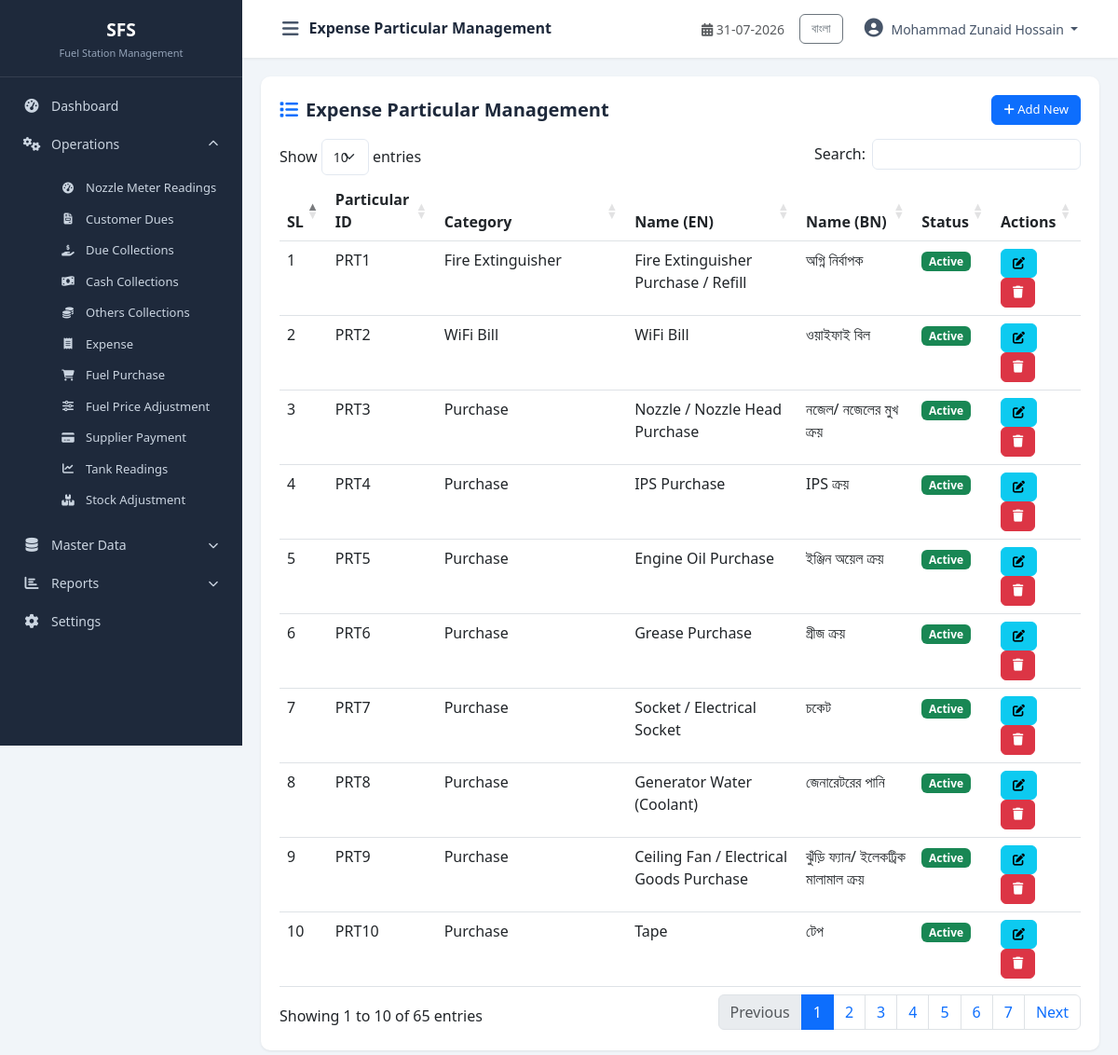
The page /modules/master_data/particular.php (signed in) on the database its author committed.
### tables this page shows
CREATE TABLE `cfg_companyprofile` (
  `CompanyID` int(11) NOT NULL,
  `CompanyCode` varchar(20) NOT NULL,
  `CompanyName` varchar(200) NOT NULL,
  `CompanyNameBN` varchar(200) DEFAULT NULL,
  `ShortName` varchar(50) DEFAULT NULL,
  `ProprietorName` varchar(150) DEFAULT NULL,
  `ContactPerson` varchar(150) DEFAULT NULL,
  `MobileNo` varchar(20) DEFAULT NULL,
  `PhoneNo` varchar(20) DEFAULT NULL,
  `Email` varchar(100) DEFAULT NULL,
  `Website` varchar(150) DEFAULT NULL,
  `BusinessType` varchar(100) DEFAULT NULL,
  `Address` varchar(500) DEFAULT NULL,
  `City` varchar(100) DEFAULT NULL,
  `District` varchar(100) DEFAULT NULL,
  `PostalCode` varchar(20) DEFAULT NULL,
  `Country` varchar(100) DEFAULT NULL,
  `Logo` varchar(255) DEFAULT NULL,
  `Favicon` varchar(255) DEFAULT NULL,
  `CurrencyCode` varchar(10) DEFAULT 'BDT',
  `CurrencySymbol` varchar(10) DEFAULT '৳',
  `TimeZone` varchar(100) DEFAULT 'Asia/Dhaka',
  `DateFormat` varchar(20) DEFAULT 'dd-MM-yyyy',
  `TimeFormat` varchar(20) DEFAULT '24 Hour',
  `FinancialYearStart` date DEFAULT NULL,
  `FinancialYearEnd` date DEFAULT NULL,
  `DefaultShiftID` int(11) DEFAULT NULL,
  `DefaultLanguage` varchar(20) DEFAULT 'English',
  `AllowNegativeStock` bit(1) DEFAULT b'0',
  `AutoBackup` bit(1) DEFAULT b'1',
  `BackupPath` varchar(500) DEFAULT NULL,
  `CreatedBy` int(11) DEFAULT NULL,
  `CreatedAt` datetime DEFAULT current_timestamp(),
  `UpdatedBy` int(11) DEFAULT NULL,
  `UpdatedAt` datetime DEFAULT NULL,
  `IsActive` bit(1) DEFAULT b'1',
  `IsDeleted` bit(1) DEFAULT b'0'
);

CREATE TABLE `mst_expenseparticular` (
  `ExpenseParticularID` int(11) NOT NULL,
  `ParticularID` varchar(30) DEFAULT NULL,
  `ExpenseCategoryID` int(11) NOT NULL COMMENT 'Logical FK -> mst_ExpenseCategory.ExpenseCategoryID',
  `ParticularNameEN` varchar(150) NOT NULL,
  `ParticularNameBN` varchar(150) DEFAULT NULL,
  `CreatedBy` int(11) DEFAULT NULL,
  `CreatedAt` datetime NOT NULL DEFAULT current_timestamp(),
  `UpdatedBy` int(11) DEFAULT NULL,
  `UpdatedAt` datetime NOT NULL DEFAULT current_timestamp() ON UPDATE current_timestamp(),
  `IsActive` tinyint(1) NOT NULL DEFAULT 1,
  `IsDeleted` tinyint(1) NOT NULL DEFAULT 0
);

CREATE TABLE `mst_expensecategory` (
  `ExpenseCategoryID` int(11) NOT NULL,
  `CategoryNameEN` varchar(150) NOT NULL,
  `CategoryNameBN` varchar(150) DEFAULT NULL,
  `CreatedBy` int(11) DEFAULT NULL,
  `CreatedAt` datetime NOT NULL DEFAULT current_timestamp(),
  `UpdatedBy` int(11) DEFAULT NULL,
  `UpdatedAt` datetime NOT NULL DEFAULT current_timestamp() ON UPDATE current_timestamp(),
  `IsActive` tinyint(1) NOT NULL DEFAULT 1,
  `IsDeleted` tinyint(1) NOT NULL DEFAULT 0
);

### includes/Query.php (called while the page is built, shortened)
<?php
class Query
{
    private $pdo;
    private static $instance = null;
    public function __construct($host = DB_HOST, $dbname = DB_NAME, $username = DB_USER, $password = DB_PASS, $charset = 'utf8mb4')
    {
        $dsn = "mysql:host={$host};dbname={$dbname};charset={$charset}";
        $options = [
            PDO::ATTR_ERRMODE            => PDO::ERRMODE_EXCEPTION,
            PDO::ATTR_DEFAULT_FETCH_MODE => PDO::FETCH_OBJ,
            PDO::ATTR_EMULATE_PREPARES   => false,
        ];
        try {
            $this->pdo = new PDO($dsn, $username, $password, $options);
        } catch (PDOException $e) {
            die("Database Connection Failed: " . $e->getMessage());
        }
    }
    public static function getInstance()
    {
        if (self::$instance === null) {
            self::$instance = new self();
        }
        return self::$instance;
    }
    public function index($sql, $params = [])
    {
        try {
            $this->stmt = $this->pdo->prepare($sql);
            $this->stmt->execute($params);
            return $this->stmt->fetchAll(PDO::FETCH_OBJ);
        } catch (PDOException $e) {
            die("Query Error: " . $e->getMessage() . "<br>SQL: " . $sql);
        }
    }
}

### config/database.php (called while the page is built, shortened)
<?php
require_once __DIR__ . '/../includes/Query.php';
$objQuery = Query::getInstance();

### includes/functions.php (called while the page is built, shortened)
<?php
function db()
{
    global $objQuery;
    return $objQuery;
}
function getCompanyInfo($key = null)
{
    $sql = "SELECT * FROM cfg_companyprofile WHERE CompanyID = 1 AND IsActive = 1 AND IsDeleted = 0";
    $data = db()->index($sql);
    if (!empty($data)) {
        $company = $data[0];
        return $company;
    }
    return null;
}
function getUserName()
{
    return $_SESSION['user_name'] ?? null;
}
function currentLang()
{
    return $_SESSION['lang'] ?? 'en';
}
function t($key)
{
    $lang = currentLang();
    return $translations[$lang][$key] ?? $key;
}

### modules/master_data/particular.php (the view, shortened to what this page needs)
<?php
$pageTitle = 'Expense Particular Management';
require_once __DIR__ . '/../../includes/header.php';
require_once __DIR__ . '/../../includes/sidebar.php';
$data = $objQuery->index("SELECT ep.*, ec.CategoryNameEN FROM mst_expenseparticular ep LEFT JOIN mst_expensecategory ec ON ep.ExpenseCategoryID=ec.ExpenseCategoryID WHERE ep.IsDeleted=0 ORDER BY ep.ExpenseParticularID ASC");
?>
<div class="table-container">
    <div class="table-header"><h5><i class="fas fa-list text-primary me-2"></i><?php echo t('Expense Particular Management'); ?></h5>
        <button class="btn btn-primary btn-sm" data-bs-toggle="modal" data-bs-target="#addModal"><i class="fas fa-plus"></i> Add New</button></div>
    <table class="table table-hover datatable">
        <thead><tr><th>SL</th><th>Particular ID</th><th>Category</th><th>Name (EN)</th><th>Name (BN)</th><th>Status</th><th>Actions</th></tr></thead>
        <tbody><?php $sl=1; foreach($data as $row): ?><tr>
            <td><?php echo $sl++; ?></td><td><?php echo htmlspecialchars($row->ParticularID ?? 'N/A'); ?></td>
            <td><?php echo htmlspecialchars($row->CategoryNameEN ?? 'N/A'); ?></td>
            <td><?php echo htmlspecialchars($row->ParticularNameEN); ?></td><td><?php echo htmlspecialchars($row->ParticularNameBN ?? 'N/A'); ?></td>
            <td><span class="badge bg-<?php echo $row->IsActive?'success':'danger'; ?>"><?php echo $row->IsActive?'Active':'Inactive'; ?></span></td>
            <td><button class="btn btn-sm btn-info edit-btn" data-id="<?php echo $row->ExpenseParticularID; ?>" data-pid="<?php echo htmlspecialchars($row->ParticularID ?? ''); ?>" data-cat="<?php echo $row->ExpenseCategoryID; ?>" data-nameen="<?php echo htmlspecialchars($row->ParticularNameEN); ?>" data-namebn="<?php echo htmlspecialchars($row->ParticularNameBN ?? ''); ?>" data-status="<?php echo $row->IsActive; ?>"><i class="fas fa-edit"></i></button>
            <button class="btn btn-sm btn-danger delete-btn" data-id="<?php echo $row->ExpenseParticularID; ?>"><i class="fas fa-trash"></i></button></td>
        </tr><?php endforeach; ?></tbody>
    </table>
</div>
<?php require_once __DIR__ . '/../../includes/footer.php'; ?>

### includes/sidebar.php (shortened to what this page needs)
<?php
$currentPage = basename($_SERVER['PHP_SELF']);
$langToggle = currentLang() === 'bn' ? 'en' : 'bn';
$langLabel = currentLang() === 'bn' ? 'English' : 'বাংলা';
?>
<nav id="sidebar" class="sidebar">
    <div class="sidebar-header">
        <h5 class="mb-0"><?php echo $shortName ?? 'FDP'; ?></h5>
        <small class="text-muted"><?php echo t('Fuel Station Management'); ?></small>
    </div>
    <ul class="nav flex-column">
        <li class="nav-item">
            <a class="nav-link <?php echo ($currentPage == 'dashboard.php' || $currentPage == 'index.php') ? 'active' : ''; ?>" href="<?php echo BASE_URL; ?>dashboard.php">
                <i class="fas fa-tachometer-alt"></i> <span><?php echo t('Dashboard'); ?></span>
            </a>
        </li>
        <li class="nav-item">
            <a class="nav-link" data-bs-toggle="collapse" href="#operationsMenu" role="button" aria-expanded="true">
                <i class="fas fa-cogs"></i> <span><?php echo t('Operations'); ?></span>
                <i class="fas fa-chevron-down ms-auto"></i>
            </a>
            <div class="collapse show" id="operationsMenu">
                <ul class="nav flex-column ms-3">
                    <li class="nav-item"><a class="nav-link small" href="<?php echo BASE_URL; ?>modules/operations/nozzle_reading.php"><i class="fas fa-tachometer-alt"></i> <?php echo t('Nozzle Meter Readings'); ?></a></li>
                    <li class="nav-item"><a class="nav-link small" href="<?php echo BASE_URL; ?>modules/operations/customer_due.php"><i class="fas fa-file-invoice"></i> <?php echo t('Customer Dues'); ?></a></li>
                    <li class="nav-item"><a class="nav-link small" href="<?php echo BASE_URL; ?>modules/operations/due_collection.php"><i class="fas fa-hand-holding-usd"></i> <?php echo t('Due Collections'); ?></a></li>
                    <li class="nav-item"><a class="nav-link small" href="<?php echo BASE_URL; ?>modules/operations/cash_collection.php"><i class="fas fa-money-bill-wave"></i> <?php echo t('Cash Collections'); ?></a></li>
                    <li class="nav-item"><a class="nav-link small" href="<?php echo BASE_URL; ?>modules/operations/others_collection.php"><i class="fas fa-coins"></i> <?php echo t('Others Collections'); ?></a></li>
                    <li class="nav-item"><a class="nav-link small" href="<?php echo BASE_URL; ?>modules/operations/expense.php"><i class="fas fa-receipt"></i> <?php echo t('Expense'); ?></a></li>
                    <li class="nav-item"><a class="nav-link small" href="<?php echo BASE_URL; ?>modules/operations/fuel_purchase.php"><i class="fas fa-shopping-cart"></i> <?php echo t('Fuel Purchase'); ?></a></li>
                    <li class="nav-item"><a class="nav-link small" href="<?php echo BASE_URL; ?>modules/operations/fuel_price_adjustment.php"><i class="fas fa-sliders-h"></i> <?php echo t('Fuel Price Adjustment'); ?></a></li>
                    <li class="nav-item"><a class="nav-link small" href="<?php echo BASE_URL; ?>modules/operations/supplier_payment.php"><i class="fas fa-credit-card"></i> <?php echo t('Supplier Payment'); ?></a></li>
                    <li class="nav-item"><a class="nav-link small" href="<?php echo BASE_URL; ?>modules/operations/tank_reading.php"><i class="fas fa-chart-line"></i> <?php echo t('Tank Readings'); ?></a></li>
                    <li class="nav-item"><a class="nav-link small" href="<?php echo BASE_URL; ?>modules/operations/stock_adjustment.php"><i class="fas fa-boxes"></i> <?php echo t('Stock Adjustment'); ?></a></li>
                </ul>
            </div>
        </li>
        <li class="nav-item">
          <a class="nav-link collapsed" data-bs-toggle="collapse" href="#masterDataMenu" role="button" aria-expanded="false">
                <i class="fas fa-database"></i> <span><?php echo t('Master Data'); ?></span>
                <i class="fas fa-chevron-down ms-auto"></i>
            </a>
        </li>
        <li class="nav-item">
            <a class="nav-link" data-bs-toggle="collapse" href="#reportsMenu" role="button" aria-expanded="false">
                <i class="fas fa-chart-bar"></i> <span><?php echo t('Reports'); ?></span>
                <i class="fas fa-chevron-down ms-auto"></i>
            </a>
        </li>
        <li class="nav-item">
            <a class="nav-link" href="#">
                <i class="fas fa-cog"></i> <span><?php echo t('Settings'); ?></span>
            </a>
        </li>
    </ul>
</nav>
<div id="content-wrapper">
    <nav class="navbar navbar-expand-lg top-navbar">
        <div class="container-fluid">
            <button type="button" id="sidebarCollapse" class="btn btn-link">
                <i class="fas fa-bars"></i>
            </button>
            <span class="navbar-brand mb-0 h1"><?php echo t($pageTitle ?? 'Dashboard'); ?></span>
            <div class="ms-auto d-flex align-items-center">
                <span class="me-3 text-muted small">
                    <i class="fas fa-calendar-alt"></i> <?php echo date('d-m-Y'); ?>
                </span>
                <div class="dropdown">
                    <a class="btn btn-sm btn-outline-secondary me-2" href="?lang=<?php echo $langToggle; ?>"><?php echo $langLabel; ?></a>
                    <button class="btn btn-link dropdown-toggle" type="button" data-bs-toggle="dropdown">
                        <i class="fas fa-user-circle"></i> <?php echo getUserName() ?? 'User'; ?>
                    </button>
                </div>
            </div>
        </div>
    </nav>
    <div id="main-content" class="container-fluid">

### assets/css/style.css (style rules this page uses)
:root { --sidebar-width: 260px; --sidebar-bg: #1e293b; --sidebar-hover: #334155; --sidebar-active: #0d6efd; --header-bg: #ffffff; --primary-dark: #0b5ed7; --success-dark: #157347; --border-color: #e2e8f0; --card-shadow: 0 1px 3px rgba(0,0,0,0.08); }
* { margin: 0; padding: 0; box-sizing: border-box; }
body { font-family: 'Segoe UI', Tahoma, Geneva, Verdana, sans-serif; background: #f1f5f9; overflow-x: hidden; }
.sidebar { width: var(--sidebar-width); min-width: var(--sidebar-width); background: var(--sidebar-bg); color: #cbd5e1; transition: all 0.3s; position: fixed; top: 0; left: 0; height: 100vh; z-index: 1000; overflow-y: auto; }
.sidebar .sidebar-header { padding: 20px 20px 15px; border-bottom: 1px solid rgba(255,255,255,0.1); text-align: center; }
.sidebar .sidebar-header h5 { color: #fff; font-weight: 700; font-size: 1.2rem; }
.sidebar .sidebar-header small { color: #94a3b8 !important; font-size: 11px; }
.sidebar .nav { padding: 10px 0; }
.sidebar .nav-link { color: #cbd5e1; padding: 10px 20px; font-size: 14px; border-left: 3px solid transparent; transition: all 0.2s; display: flex; align-items: center; }
.sidebar .nav-link i { width: 22px; font-size: 15px; margin-right: 10px; text-align: center; }
.sidebar .nav-link .fa-chevron-down { font-size: 11px; margin-right: 0; transition: transform 0.3s; }
.sidebar .nav-link[aria-expanded="true"] .fa-chevron-down { transform: rotate(180deg); }
.sidebar .collapse .nav-link { padding: 7px 20px 7px 45px; font-size: 13px; }
.sidebar .collapse .nav-link i { font-size: 12px; width: 18px; }
#content-wrapper { width: calc(100% - var(--sidebar-width)); margin-left: var(--sidebar-width); transition: all 0.3s; min-height: 100vh; }
.top-navbar { background: var(--header-bg); box-shadow: 0 1px 3px rgba(0,0,0,0.08); padding: 10px 20px; position: sticky; top: 0; z-index: 999; }
.top-navbar .btn-link { color: #475569; text-decoration: none; font-size: 20px; padding: 5px 10px; }
.top-navbar .navbar-brand { font-size: 16px; font-weight: 600; color: #1e293b; }
.top-navbar .dropdown-toggle { color: #475569; text-decoration: none; font-size: 14px; }
.top-navbar .fa-user-circle { font-size: 20px; margin-right: 5px; }
#main-content { padding: 20px; min-height: calc(100vh - 60px); }
.btn { border-radius: 6px; font-size: 14px; padding: 8px 16px; }
.btn-sm { padding: 5px 12px; font-size: 13px; }
.table-container { background: #fff; border-radius: 10px; padding: 20px; box-shadow: var(--card-shadow); }
.table-container .table-header { display: flex; justify-content: space-between; align-items: center; margin-bottom: 15px; }
.table-container .table-header h5 { font-weight: 600; color: #1e293b; margin: 0; }

### rows shown on the page
cfg_companyprofile: ShortName "SFS"
mst_expenseparticular: ParticularID "PRT1", ExpenseCategoryID.CategoryNameEN "Fire Extinguisher", ParticularNameEN "Fire Extinguisher Purchase / Refill", ParticularNameBN "অগ্নি নির্বাপক", IsActive "Active"
mst_expenseparticular: ParticularID "PRT2", ExpenseCategoryID.CategoryNameEN "WiFi Bill", ParticularNameEN "WiFi Bill", ParticularNameBN "ওয়াইফাই বিল", IsActive "Active"
mst_expenseparticular: ParticularID "PRT3", ExpenseCategoryID.CategoryNameEN "Purchase", ParticularNameEN "Nozzle / Nozzle Head Purchase", ParticularNameBN "নজেল/ নজেলের মুখ ক্রয়", IsActive "Active"
mst_expenseparticular: ParticularID "PRT4", ExpenseCategoryID.CategoryNameEN "Purchase", ParticularNameEN "IPS Purchase", ParticularNameBN "IPS ক্রয়", IsActive "Active"
mst_expenseparticular: ParticularID "PRT5", ExpenseCategoryID.CategoryNameEN "Purchase", ParticularNameEN "Engine Oil Purchase", ParticularNameBN "ইঞ্জিন অয়েল ক্রয়", IsActive "Active"
mst_expenseparticular: ParticularID "PRT6", ExpenseCategoryID.CategoryNameEN "Purchase", ParticularNameEN "Grease Purchase", ParticularNameBN "গ্রীজ ক্রয়", IsActive "Active"
mst_expenseparticular: ParticularID "PRT7", ExpenseCategoryID.CategoryNameEN "Purchase", ParticularNameEN "Socket / Electrical Socket", ParticularNameBN "চকেট", IsActive "Active"
mst_expenseparticular: ParticularID "PRT8", ExpenseCategoryID.CategoryNameEN "Purchase", ParticularNameEN "Generator Water (Coolant)", ParticularNameBN "জেনারেটরের পানি", IsActive "Active"
mst_expenseparticular: ParticularID "PRT9", ExpenseCategoryID.CategoryNameEN "Purchase", ParticularNameEN "Ceiling Fan / Electrical Goods Purchase", ParticularNameBN "ঝুঁড়ি ফ্যান/ ইলেকট্রিক মালামাল ক্রয়", IsActive "Active"
mst_expenseparticular: ParticularID "PRT10", ExpenseCategoryID.CategoryNameEN "Purchase", ParticularNameEN "Tape", ParticularNameBN "টেপ", IsActive "Active"

### other values the page prints
t('Fuel Station Management') "Fuel Station Management"
t('Dashboard') "Dashboard"
t('Operations') "Operations"
t('Nozzle Meter Readings') "Nozzle Meter Readings"
t('Customer Dues') "Customer Dues"
t('Due Collections') "Due Collections"
t('Cash Collections') "Cash Collections"
t('Others Collections') "Others Collections"
t('Expense') "Expense"
t('Fuel Purchase') "Fuel Purchase"
t('Fuel Price Adjustment') "Fuel Price Adjustment"
t('Supplier Payment') "Supplier Payment"
t('Tank Readings') "Tank Readings"
t('Stock Adjustment') "Stock Adjustment"
t('Master Data') "Master Data"
